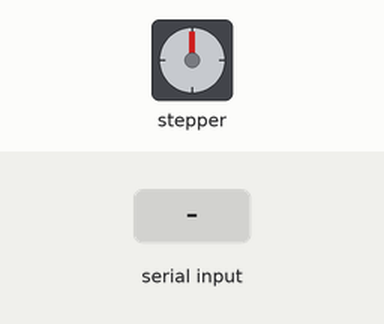
Bench run of a sketch on a simulated Arduino Uno, built with avr-gcc and run on an emulated ATmega328P. On the bench: stepper motor. Wiring (inferred from the names in the program): stepper motor driver (200 steps per turn assumed): step pin 3; direction pin 2. Inputs (shaded band) come from the test bench.

Above: at 1.2 s.
1.3 s: "+" received over Serial
At 1.45 s:
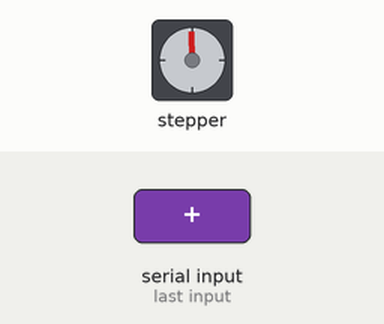
At 2.05 s:
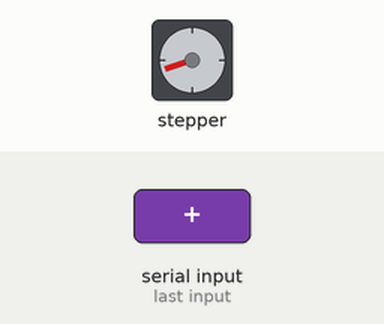
Timing chart, 0 to 13.3 s (numbered marks = the images above; inputs shaded):
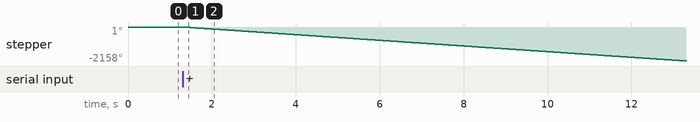

Measured:
- after the input at 1.3 s, stepper: keeps turning counter-clockwise at about 180°/s, starting at once

The sketch:

cks_easy_driver.ino
```cpp
const int dirPin = 2;
const int stepPin = 3;

int speed = 100;
int steps = 0;

void step(int steps);

void setup() {
  // put your setup code here, to run once:

  pinMode(dirPin, OUTPUT);
  pinMode(stepPin, OUTPUT);
  Serial.begin(9600);

}

void loop() {
  // put your main code here, to run repeatedly:

 if ( Serial.available()){
   char ch = Serial.read();

   if(isDigit(ch)){
     steps = steps * 10 + ch - '0';
   } else if (ch == '+'){
     step(steps);
     steps = 0;
   } else if (ch == '-'){
     step(-steps);
     steps = 0;
   } else if (ch == 's'){
     speed = steps;
     steps = 0;
   }

   Serial.print("Setting Speed to");
   Serial.println(steps);
 }
}

void step(int steps)
{
  int stepDelay = 1000 / speed;
  int stepsLeft;

  if (steps > 0 ) {
    digitalWrite(dirPin, HIGH);
    stepsLeft = steps;
 }

 if (steps < 0 ) {
    digitalWrite(dirPin, LOW);
    stepsLeft = -steps;
 }

 while  (stepsLeft > 0) {
    digitalWrite(stepPin, HIGH);
    delayMicroseconds(1);
    digitalWrite(stepPin, LOW);
    delay(stepDelay);
    stepsLeft--;
 }

}
```
